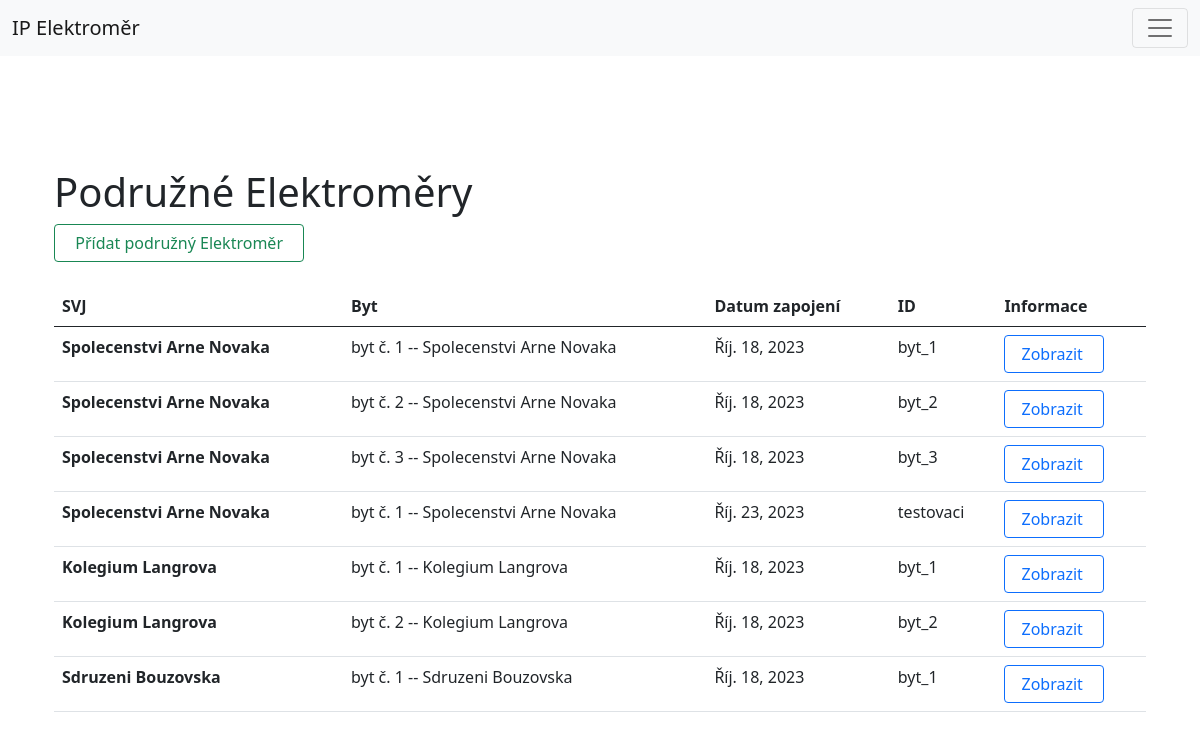
Before: /sub_electrometers (signed in) with the older database file.
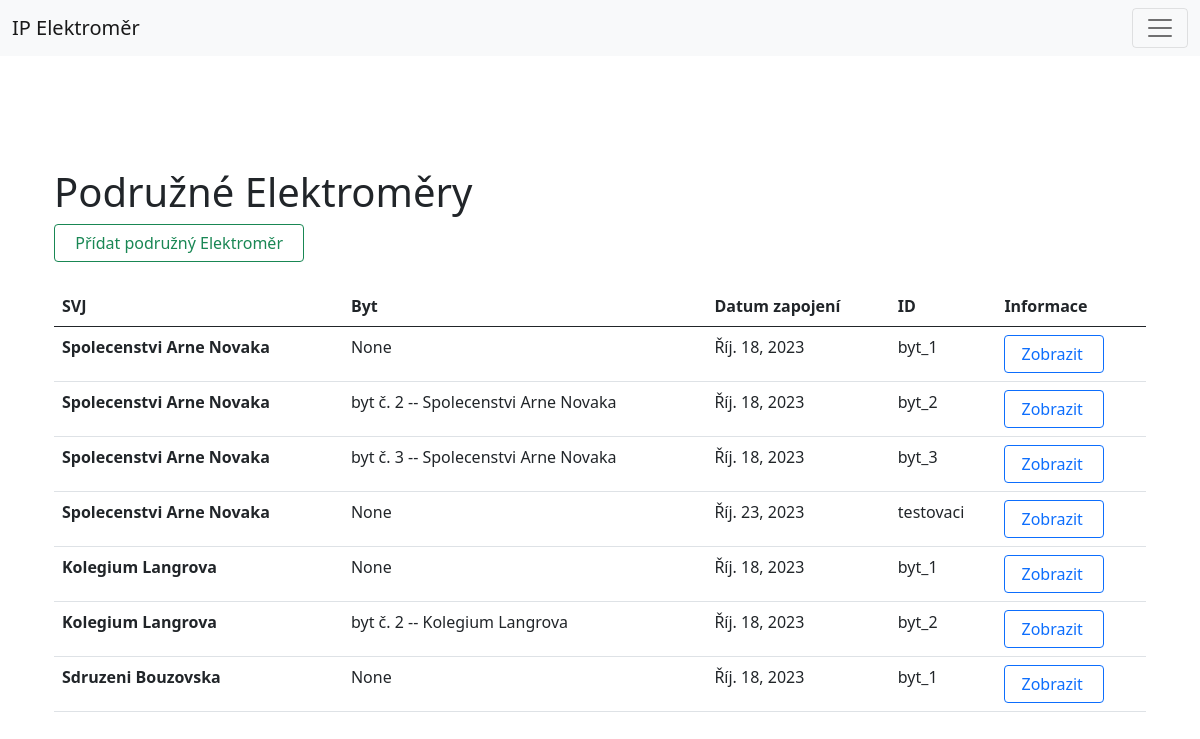
After: the same page with the newer database file.
### elektromer_app/models.py (models this page shows, shortened)
class Sub_electrometer(models.Model):
	identification_number = models.CharField(max_length=255, null=False)
	from_date = models.DateField(null=False)
	to_date = models.DateField(blank=True, null=True)
	flat = models.ForeignKey(Flat, on_delete=models.SET_NULL, null=True)
	svj = models.ForeignKey(Svj, on_delete=models.SET_NULL, null=True)
	date_created = models.DateTimeField(auto_now_add=True, null=True)

class Flat(models.Model):
	flat_number = models.IntegerField(null=False, default = None)
	from_date = models.DateField(null=False)
	to_date = models.DateField(blank=True, null=True)
	svj = models.ForeignKey(Svj, on_delete=models.SET_NULL, null=True)
	gsm_modul = models.ForeignKey(Gsm_modul, on_delete=models.SET_NULL, null=True)
	owner = models.ForeignKey(Customer, on_delete=models.SET_NULL, null=True)
	owner_from_date = models.DateField(null=True, blank=True)
	owner_to_date = models.DateField(blank=True, null=True)
	date_created = models.DateTimeField(auto_now_add=True, null=True)
	history = HistoricalRecords()
	def __str__(self):
		return str("byt č. ") + str( self.flat_number ) + "  --  " + str(self.svj)

class Svj(models.Model):
	identification_number = models.CharField(max_length=255, null=False)
	from_date = models.DateField(null=False)
	to_date = models.DateField(blank=True, null=True)
	date_created = models.DateTimeField(auto_now_add=True, null=True)
	name = models.CharField(max_length=255)
	address_street = models.CharField(max_length=255)
	address_orientation_number = models.IntegerField(default=0, null=True, blank=True)
	address_number_subscription= models.IntegerField(default=0)
	address_city = models.CharField(max_length=255)
	address_postal_code = models.IntegerField(default=0)
	account_number = models.CharField(max_length=255, null=True, blank=True)
	energy_supply = models.CharField(max_length=255)
	number_of_flats = models.IntegerField(default=0, null=False)
	history = HistoricalRecords()
	def __str__(self):
		return self.name

### elektromer_app/views.py (the view)
# urls.py: path('sub_electrometers', views.sub_electrometers, name="sub_electrometers"),
@login_required(login_url='login')
def sub_electrometers(request):
	all_sub_electrometers = Sub_electrometer.objects.all().order_by('svj')
	form = Sub_electrometerForm()
	return render (request, 'elektromer_app/sub_electrometers.html', {'all_sub_electrometers': all_sub_electrometers, 'form': form})

### templates/elektromer_app/sub_electrometers.html (shortened to what this page needs)
{% extends 'elektromer_app/base.html' %}
	{% load static %}
	{% block content %}
<container>
<div class="container" style=" min-width: 90vw;">
<br><br>
<div class="container" style="min-width: 80vw;">
<br><br><br>
<h1>Podružné Elektroměry</h1>
<a type="button" class="btn btn-outline-success" data-bs-toggle="modal" data-bs-target="#subModal" title="Timto tlačítkem můžete přidat podružný elektroměr." href=''>&nbsp; Přídat podružný Elektroměr &nbsp;</a></td>
     {% load crispy_forms_tags %}
	<br><br>
	<center>
		<div class="tabulka">
			<table class="table">
			  <thead>
			    <tr>
			      <th scope="col">SVJ</th>
			      <th scope="col">Byt</th>
			      <th scope="col">Datum zapojení</th>
			       <th scope="col">ID</th>
			      <th scope="col">Informace</th>
			    </tr>
			  </thead>
			  <tbody>
			  	{% for sub_electrometer in all_sub_electrometers %}
			    	<tr>
				      <td scope="row"><b>{{sub_electrometer.svj}}</b></td>
				      <td>{{sub_electrometer.flat}}</td>
				      <td>{{sub_electrometer.from_date}}</td>
				       <td>{{sub_electrometer.identification_number }}</td>
				        <td><a type="button" class="btn btn-outline-primary" data-bs-toggle="tooltip" title="Timto tlačítkem můžete přejít k zobrazení tohoto podružného elektroměru." href='{% url "sub_electrometer" sub_electrometer.id %}'>&nbsp;Zobrazit &nbsp;</a></td>
			    	</tr>
			    {% endfor %}
			  </tbody>
			</table>
    	</div>
	</center>
	</div>
	{% endblock %}

Changed rows visible on the page:
changed Sub_electrometer (number 1 of 7 on the later page): flat "byt č. 1 -- Spolecenstvi Arne Novaka" → "None"
changed Sub_electrometer "Říj. 23, 2023": flat "byt č. 1 -- Spolecenstvi Arne Novaka" → "None"
changed Sub_electrometer (number 5 of 7 on the later page): flat "byt č. 1 -- Kolegium Langrova" → "None"
changed Sub_electrometer "Sdruzeni Bouzovska": flat "byt č. 1 -- Sdruzeni Bouzovska" → "None"
